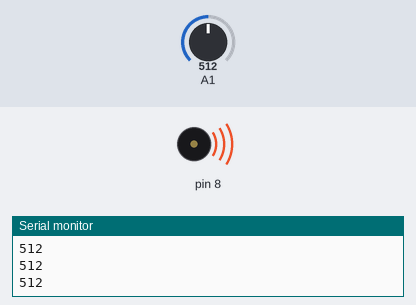
Recording of a sketch running on a simulated Arduino Uno, built with avr-gcc and run on an emulated ATmega328P. Parts: buzzer (waves = sounding), the last lines printed to the serial monitor. Inputs (shaded band) come from the test bench; at power-on: A1 = 512.

Above: at 1.2 s.
1.3 s: A1 set to 487
At 2.5 s:
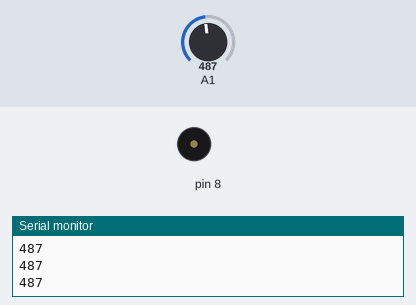
2.8 s: A1 set to 511
At 4.0 s:
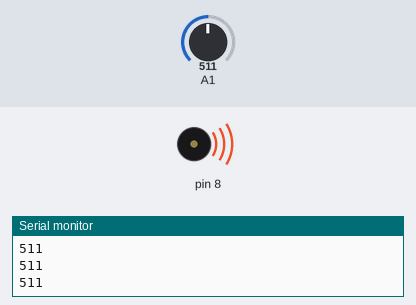
4.3 s: A1 set to 495
At 5.6 s:
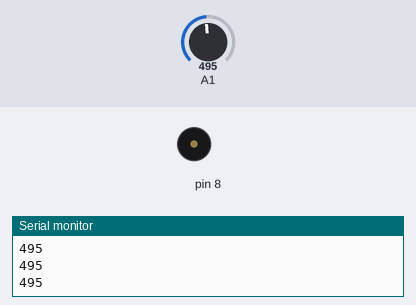
Timing chart, 0 to 7.3 s (numbered marks = the images above; inputs shaded):
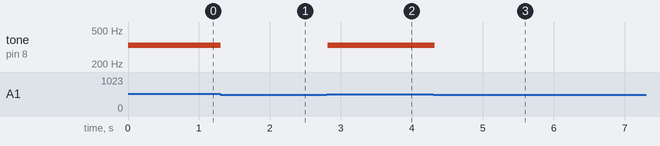

The sketch:

Keyboard.ino
```cpp
int notes[] = {262, 294, 330, 349};

void setup() {
  Serial.begin(115200);
}

void loop() {
  int keyVal = analogRead(A1);
  Serial.println(keyVal);
  if (keyVal == 1023){
    tone(8, notes[0]);
  } else if (keyVal >= 990 && keyVal <= 1010) {
    tone(8, notes[1]);
  } else if (keyVal >= 505 && keyVal <= 515) {
    tone(8, notes[2]);
  } else if (keyVal >= 5 && keyVal <= 10) {
    tone(8, notes[3]);
  } else {
    noTone(8);
  }
  delay(50);
}
```

Measured:
- the behaviour switches between 505 and 504 on A1 (found by bisection; images 0 and 1)
- after the input at 1.3 s, tone on pin 8: 330 Hz → silent at once
- after the input at 2.8 s, tone on pin 8: silent → 330 Hz at once
- after the input at 4.3 s, tone on pin 8: 330 Hz → silent at once
